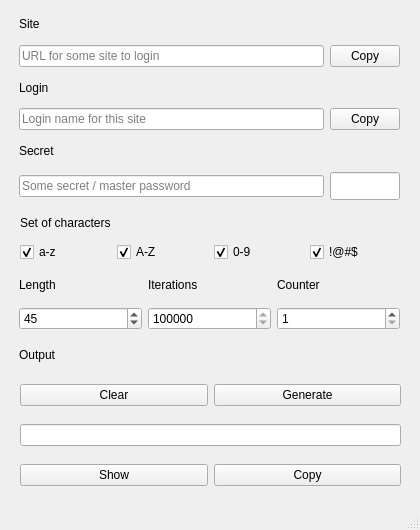
<?xml version="1.0" encoding="UTF-8"?>
<ui version="4.0">
 <class>NullPass</class>
 <widget class="QMainWindow" name="NullPass">
  <property name="geometry">
   <rect>
    <x>0</x>
    <y>0</y>
    <width>420</width>
    <height>530</height>
   </rect>
  </property>
  <property name="sizePolicy">
   <sizepolicy hsizetype="Fixed" vsizetype="Fixed">
    <horstretch>0</horstretch>
    <verstretch>0</verstretch>
   </sizepolicy>
  </property>
  <property name="minimumSize">
   <size>
    <width>420</width>
    <height>530</height>
   </size>
  </property>
  <property name="maximumSize">
   <size>
    <width>420</width>
    <height>530</height>
   </size>
  </property>
  <property name="baseSize">
   <size>
    <width>450</width>
    <height>530</height>
   </size>
  </property>
  <property name="windowTitle">
   <string>NullPass</string>
  </property>
  <widget class="QWidget" name="centralwidget">
   <widget class="QWidget" name="gridLayoutWidget">
    <property name="geometry">
     <rect>
      <x>19</x>
      <y>9</y>
      <width>381</width>
      <height>191</height>
     </rect>
    </property>
    <layout class="QGridLayout" name="gridLayoutInput">
     <item row="0" column="0">
      <widget class="QLabel" name="labelSite">
       <property name="text">
        <string>Site</string>
       </property>
      </widget>
     </item>
     <item row="3" column="0">
      <widget class="QLineEdit" name="lineEditLogin">
       <property name="sizePolicy">
        <sizepolicy hsizetype="Expanding" vsizetype="Fixed">
         <horstretch>0</horstretch>
         <verstretch>0</verstretch>
        </sizepolicy>
       </property>
       <property name="minimumSize">
        <size>
         <width>0</width>
         <height>0</height>
        </size>
       </property>
       <property name="focusPolicy">
        <enum>Qt::FocusPolicy::StrongFocus</enum>
       </property>
       <property name="whatsThis">
        <string/>
       </property>
       <property name="text">
        <string/>
       </property>
       <property name="maxLength">
        <number>256</number>
       </property>
       <property name="placeholderText">
        <string>Login name for this site</string>
       </property>
       <property name="clearButtonEnabled">
        <bool>false</bool>
       </property>
      </widget>
     </item>
     <item row="2" column="0">
      <widget class="QLabel" name="labelLogin">
       <property name="text">
        <string>Login</string>
       </property>
      </widget>
     </item>
     <item row="5" column="0">
      <widget class="QLineEdit" name="lineEditSecret">
       <property name="sizePolicy">
        <sizepolicy hsizetype="Expanding" vsizetype="Fixed">
         <horstretch>0</horstretch>
         <verstretch>0</verstretch>
        </sizepolicy>
       </property>
       <property name="minimumSize">
        <size>
         <width>0</width>
         <height>0</height>
        </size>
       </property>
       <property name="focusPolicy">
        <enum>Qt::FocusPolicy::StrongFocus</enum>
       </property>
       <property name="contextMenuPolicy">
        <enum>Qt::ContextMenuPolicy::DefaultContextMenu</enum>
       </property>
       <property name="text">
        <string/>
       </property>
       <property name="maxLength">
        <number>1024</number>
       </property>
       <property name="echoMode">
        <enum>QLineEdit::EchoMode::Password</enum>
       </property>
       <property name="placeholderText">
        <string>Some secret / master password</string>
       </property>
      </widget>
     </item>
     <item row="4" column="0">
      <widget class="QLabel" name="labelSecret">
       <property name="text">
        <string>Secret</string>
       </property>
      </widget>
     </item>
     <item row="1" column="0">
      <widget class="QLineEdit" name="lineEditSite">
       <property name="sizePolicy">
        <sizepolicy hsizetype="Expanding" vsizetype="Fixed">
         <horstretch>0</horstretch>
         <verstretch>0</verstretch>
        </sizepolicy>
       </property>
       <property name="minimumSize">
        <size>
         <width>0</width>
         <height>0</height>
        </size>
       </property>
       <property name="focusPolicy">
        <enum>Qt::FocusPolicy::StrongFocus</enum>
       </property>
       <property name="inputMask">
        <string/>
       </property>
       <property name="text">
        <string/>
       </property>
       <property name="maxLength">
        <number>256</number>
       </property>
       <property name="placeholderText">
        <string>URL for some site to login</string>
       </property>
       <property name="clearButtonEnabled">
        <bool>false</bool>
       </property>
      </widget>
     </item>
     <item row="1" column="1">
      <widget class="QPushButton" name="pushButtonSiteCopy">
       <property name="sizePolicy">
        <sizepolicy hsizetype="Fixed" vsizetype="Fixed">
         <horstretch>0</horstretch>
         <verstretch>0</verstretch>
        </sizepolicy>
       </property>
       <property name="minimumSize">
        <size>
         <width>70</width>
         <height>0</height>
        </size>
       </property>
       <property name="maximumSize">
        <size>
         <width>70</width>
         <height>16777215</height>
        </size>
       </property>
       <property name="baseSize">
        <size>
         <width>70</width>
         <height>0</height>
        </size>
       </property>
       <property name="focusPolicy">
        <enum>Qt::FocusPolicy::NoFocus</enum>
       </property>
       <property name="text">
        <string>Copy</string>
       </property>
       <property name="icon">
        <iconset theme="QIcon::ThemeIcon::EditCopy"/>
       </property>
      </widget>
     </item>
     <item row="3" column="1">
      <widget class="QPushButton" name="pushButtonLoginCopy">
       <property name="sizePolicy">
        <sizepolicy hsizetype="Fixed" vsizetype="Fixed">
         <horstretch>0</horstretch>
         <verstretch>0</verstretch>
        </sizepolicy>
       </property>
       <property name="minimumSize">
        <size>
         <width>70</width>
         <height>0</height>
        </size>
       </property>
       <property name="maximumSize">
        <size>
         <width>70</width>
         <height>16777215</height>
        </size>
       </property>
       <property name="baseSize">
        <size>
         <width>70</width>
         <height>0</height>
        </size>
       </property>
       <property name="focusPolicy">
        <enum>Qt::FocusPolicy::NoFocus</enum>
       </property>
       <property name="text">
        <string>Copy</string>
       </property>
       <property name="icon">
        <iconset theme="QIcon::ThemeIcon::EditCopy"/>
       </property>
      </widget>
     </item>
     <item row="5" column="1">
      <widget class="QLineEdit" name="lineEditEmoji">
       <property name="sizePolicy">
        <sizepolicy hsizetype="Fixed" vsizetype="Fixed">
         <horstretch>0</horstretch>
         <verstretch>0</verstretch>
        </sizepolicy>
       </property>
       <property name="minimumSize">
        <size>
         <width>70</width>
         <height>0</height>
        </size>
       </property>
       <property name="maximumSize">
        <size>
         <width>70</width>
         <height>16777215</height>
        </size>
       </property>
       <property name="baseSize">
        <size>
         <width>70</width>
         <height>0</height>
        </size>
       </property>
       <property name="font">
        <font>
         <pointsize>13</pointsize>
         <bold>false</bold>
        </font>
       </property>
       <property name="focusPolicy">
        <enum>Qt::FocusPolicy::NoFocus</enum>
       </property>
       <property name="layoutDirection">
        <enum>Qt::LayoutDirection::RightToLeft</enum>
       </property>
       <property name="alignment">
        <set>Qt::AlignmentFlag::AlignCenter</set>
       </property>
       <property name="readOnly">
        <bool>true</bool>
       </property>
      </widget>
     </item>
    </layout>
   </widget>
   <widget class="QWidget" name="verticalLayoutWidget">
    <property name="geometry">
     <rect>
      <x>20</x>
      <y>210</y>
      <width>381</width>
      <height>52</height>
     </rect>
    </property>
    <layout class="QVBoxLayout" name="verticalLayoutOptions1">
     <item>
      <widget class="QLabel" name="labelOptions">
       <property name="text">
        <string>Set of characters</string>
       </property>
      </widget>
     </item>
     <item>
      <layout class="QHBoxLayout" name="horizontalLayoutCharactersOptions">
       <item>
        <widget class="QCheckBox" name="checkBoxLowercase">
         <property name="focusPolicy">
          <enum>Qt::FocusPolicy::NoFocus</enum>
         </property>
         <property name="text">
          <string>a-z</string>
         </property>
         <property name="checked">
          <bool>true</bool>
         </property>
        </widget>
       </item>
       <item>
        <widget class="QCheckBox" name="checkBoxUppercase">
         <property name="focusPolicy">
          <enum>Qt::FocusPolicy::NoFocus</enum>
         </property>
         <property name="text">
          <string>A-Z</string>
         </property>
         <property name="checked">
          <bool>true</bool>
         </property>
        </widget>
       </item>
       <item>
        <widget class="QCheckBox" name="checkBoxDigets">
         <property name="focusPolicy">
          <enum>Qt::FocusPolicy::NoFocus</enum>
         </property>
         <property name="text">
          <string>0-9</string>
         </property>
         <property name="checked">
          <bool>true</bool>
         </property>
        </widget>
       </item>
       <item>
        <widget class="QCheckBox" name="checkBoxSpecialCharacters">
         <property name="focusPolicy">
          <enum>Qt::FocusPolicy::NoFocus</enum>
         </property>
         <property name="text">
          <string>!@#$</string>
         </property>
         <property name="checked">
          <bool>true</bool>
         </property>
        </widget>
       </item>
      </layout>
     </item>
    </layout>
   </widget>
   <widget class="QWidget" name="gridLayoutWidget_2">
    <property name="geometry">
     <rect>
      <x>19</x>
      <y>269</y>
      <width>381</width>
      <height>61</height>
     </rect>
    </property>
    <layout class="QGridLayout" name="gridLayout">
     <item row="1" column="0">
      <widget class="QSpinBox" name="spinBoxLength">
       <property name="focusPolicy">
        <enum>Qt::FocusPolicy::ClickFocus</enum>
       </property>
       <property name="minimum">
        <number>1</number>
       </property>
       <property name="maximum">
        <number>256</number>
       </property>
       <property name="value">
        <number>45</number>
       </property>
      </widget>
     </item>
     <item row="1" column="1">
      <widget class="QSpinBox" name="spinBoxCounter">
       <property name="focusPolicy">
        <enum>Qt::FocusPolicy::ClickFocus</enum>
       </property>
       <property name="minimum">
        <number>100000</number>
       </property>
       <property name="maximum">
        <number>1000000</number>
       </property>
       <property name="singleStep">
        <number>100000</number>
       </property>
       <property name="value">
        <number>500000</number>
       </property>
      </widget>
     </item>
     <item row="0" column="0">
      <widget class="QLabel" name="labelLength">
       <property name="text">
        <string>Length</string>
       </property>
      </widget>
     </item>
     <item row="0" column="1">
      <widget class="QLabel" name="labelCounter">
       <property name="text">
        <string>Iterations</string>
       </property>
      </widget>
     </item>
     <item row="0" column="2">
      <widget class="QLabel" name="labelIterations">
       <property name="text">
        <string>Counter</string>
       </property>
      </widget>
     </item>
     <item row="1" column="2">
      <widget class="QSpinBox" name="spinBoxIterations">
       <property name="focusPolicy">
        <enum>Qt::FocusPolicy::ClickFocus</enum>
       </property>
       <property name="minimum">
        <number>1</number>
       </property>
       <property name="maximum">
        <number>10</number>
       </property>
       <property name="singleStep">
        <number>1</number>
       </property>
       <property name="value">
        <number>1</number>
       </property>
      </widget>
     </item>
    </layout>
   </widget>
   <widget class="QWidget" name="horizontalLayoutWidget_2">
    <property name="geometry">
     <rect>
      <x>20</x>
      <y>380</y>
      <width>381</width>
      <height>31</height>
     </rect>
    </property>
    <layout class="QHBoxLayout" name="horizontalLayoutCreate">
     <item>
      <widget class="QPushButton" name="pushButtonClear">
       <property name="focusPolicy">
        <enum>Qt::FocusPolicy::ClickFocus</enum>
       </property>
       <property name="text">
        <string>Clear</string>
       </property>
       <property name="icon">
        <iconset theme="QIcon::ThemeIcon::EditCut"/>
       </property>
      </widget>
     </item>
     <item>
      <widget class="QPushButton" name="pushButtonGenerate">
       <property name="text">
        <string>Generate</string>
       </property>
      </widget>
     </item>
    </layout>
   </widget>
   <widget class="QWidget" name="horizontalLayoutWidget_3">
    <property name="geometry">
     <rect>
      <x>20</x>
      <y>460</y>
      <width>381</width>
      <height>31</height>
     </rect>
    </property>
    <layout class="QHBoxLayout" name="horizontalLayoutOutputButtons">
     <item>
      <widget class="QPushButton" name="pushButtonShow">
       <property name="focusPolicy">
        <enum>Qt::FocusPolicy::ClickFocus</enum>
       </property>
       <property name="text">
        <string>Show</string>
       </property>
       <property name="icon">
        <iconset theme="QIcon::ThemeIcon::EditFind"/>
       </property>
      </widget>
     </item>
     <item>
      <widget class="QPushButton" name="pushButtonCopy">
       <property name="text">
        <string>Copy</string>
       </property>
       <property name="icon">
        <iconset theme="QIcon::ThemeIcon::EditCopy"/>
       </property>
      </widget>
     </item>
    </layout>
   </widget>
   <widget class="QWidget" name="horizontalLayoutWidget_4">
    <property name="geometry">
     <rect>
      <x>20</x>
      <y>420</y>
      <width>381</width>
      <height>31</height>
     </rect>
    </property>
    <layout class="QHBoxLayout" name="horizontalLayoutOutput">
     <item>
      <widget class="QLineEdit" name="lineEditOutput">
       <property name="focusPolicy">
        <enum>Qt::FocusPolicy::ClickFocus</enum>
       </property>
       <property name="echoMode">
        <enum>QLineEdit::EchoMode::Password</enum>
       </property>
       <property name="alignment">
        <set>Qt::AlignmentFlag::AlignCenter</set>
       </property>
       <property name="readOnly">
        <bool>true</bool>
       </property>
      </widget>
     </item>
    </layout>
   </widget>
   <widget class="QWidget" name="horizontalLayoutWidget">
    <property name="geometry">
     <rect>
      <x>19</x>
      <y>339</y>
      <width>381</width>
      <height>31</height>
     </rect>
    </property>
    <layout class="QHBoxLayout" name="horizontalLayoutOutputLabel">
     <item>
      <widget class="QLabel" name="labelSiteOutput">
       <property name="text">
        <string>Output</string>
       </property>
      </widget>
     </item>
    </layout>
   </widget>
  </widget>
  <widget class="QStatusBar" name="statusbar">
   <property name="minimumSize">
    <size>
     <width>0</width>
     <height>20</height>
    </size>
   </property>
   <property name="maximumSize">
    <size>
     <width>16777215</width>
     <height>20</height>
    </size>
   </property>
   <property name="baseSize">
    <size>
     <width>0</width>
     <height>20</height>
    </size>
   </property>
   <property name="layoutDirection">
    <enum>Qt::LayoutDirection::LeftToRight</enum>
   </property>
  </widget>
 </widget>
 <tabstops>
  <tabstop>lineEditSite</tabstop>
  <tabstop>lineEditLogin</tabstop>
  <tabstop>lineEditSecret</tabstop>
  <tabstop>pushButtonGenerate</tabstop>
  <tabstop>pushButtonCopy</tabstop>
  <tabstop>checkBoxSpecialCharacters</tabstop>
  <tabstop>spinBoxLength</tabstop>
  <tabstop>spinBoxCounter</tabstop>
  <tabstop>checkBoxLowercase</tabstop>
  <tabstop>checkBoxUppercase</tabstop>
  <tabstop>checkBoxDigets</tabstop>
 </tabstops>
 <resources/>
 <connections/>
</ui>
